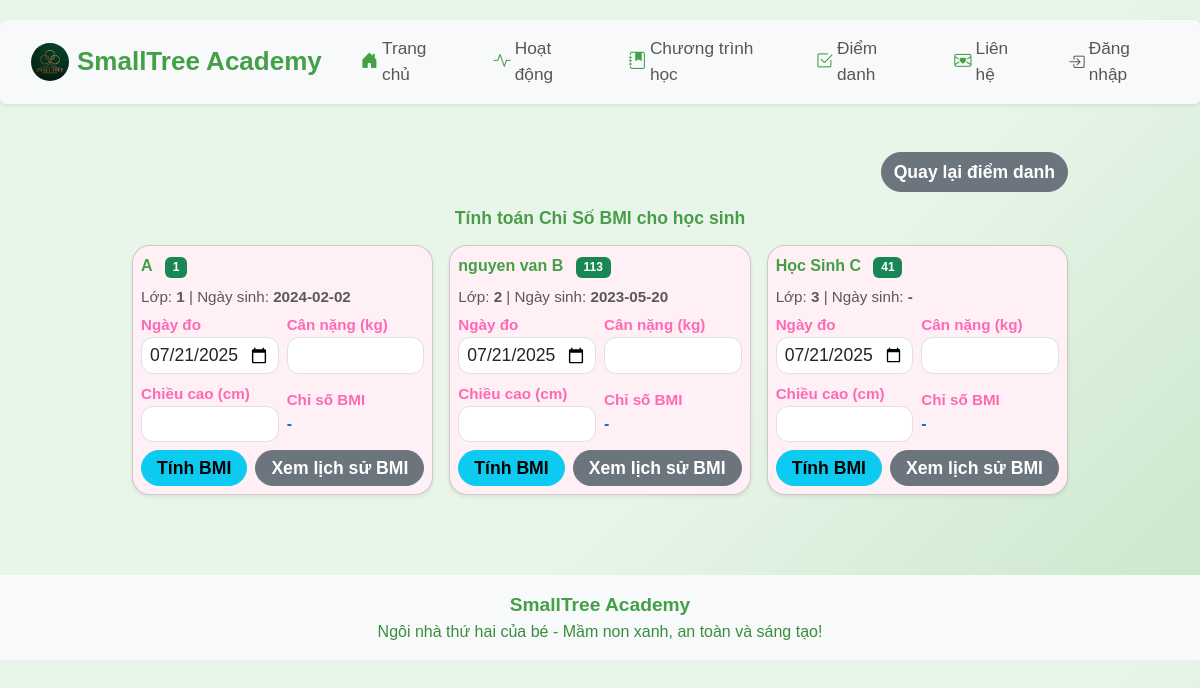
/bmi-index, run on an earlier commit of the app's database.
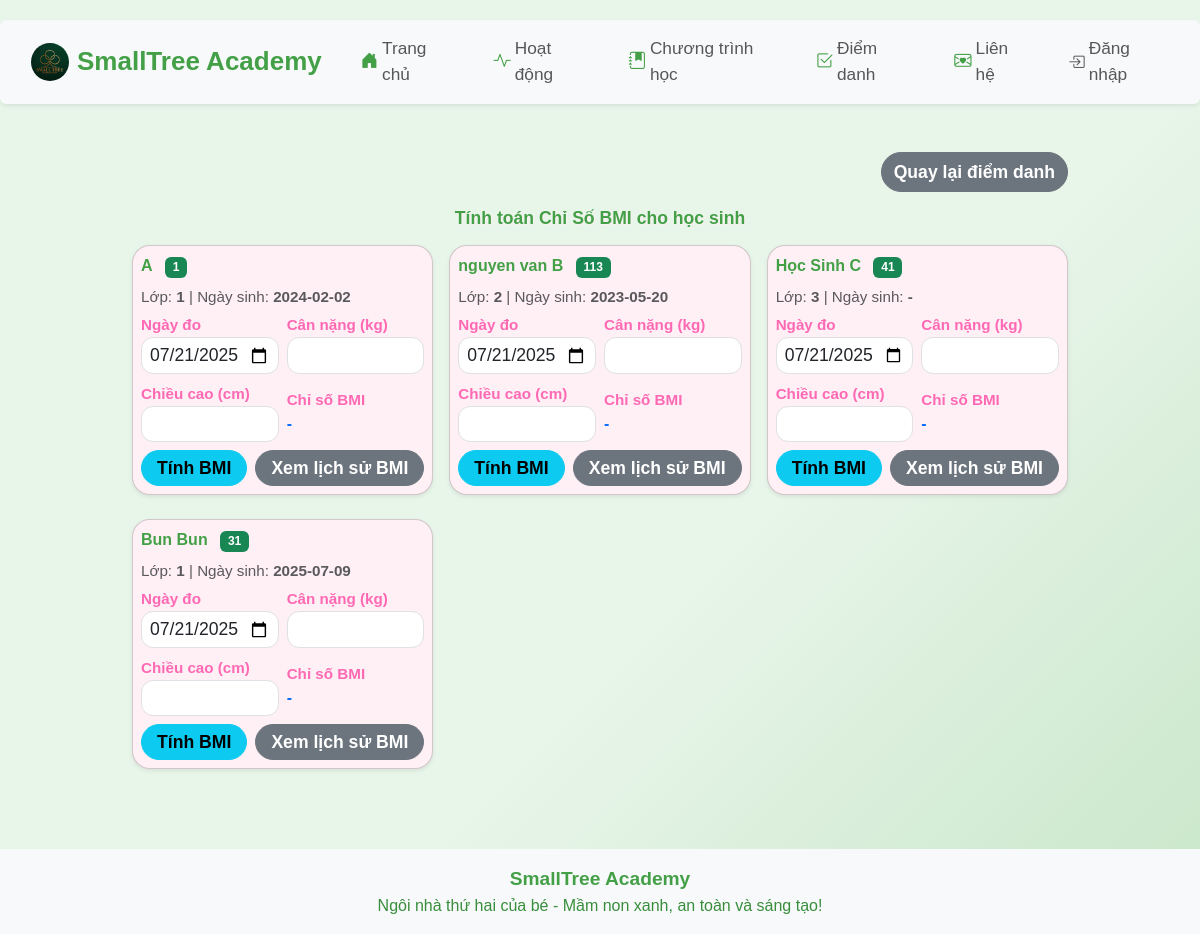
And on a later commit of the database.
### app/models.py (models this page shows)
class Child(db.Model):
    id = db.Column(db.Integer, primary_key=True)
    name = db.Column(db.String(100), nullable=False)
    age = db.Column(db.Integer, nullable=False)
    parent_contact = db.Column(db.String(100), nullable=False)
    class_name = db.Column(db.String(100))
    birth_date = db.Column(db.String(20))
    status = db.Column(db.String(20), default='Chưa điểm danh')
    email = db.Column(db.String(100))
    phone = db.Column(db.String(20))
    password = db.Column(db.String(100))
    student_code = db.Column(db.String(20), unique=True, nullable=True)

### app/routes.py (the view, shortened to what this page needs)
@main.route('/bmi-index', methods=['GET', 'POST'])
def bmi_index():
    students = Child.query.all()
    bmi = None
    bmi_id = None
    bmi_history = {}
    for student in students:
        records = BmiRecord.query.filter_by(student_id=student.id).order_by(BmiRecord.date.desc(), BmiRecord.id.desc()).all()
        filtered = {}
        for record in records:
            date_str = record.date.strftime('%Y-%m-%d')
            if date_str not in filtered:
                filtered[date_str] = record
        bmi_history[student.id] = list(filtered.values())
    current_date_iso = date.today().isoformat()
    return render_template(
        'bmi_index.html',
        title='Chỉ Số BMI',
        students=students,
        bmi=bmi,
        bmi_id=bmi_id,
        bmi_history=bmi_history,
        current_date_iso=current_date_iso,
        mobile=False
    )

### app/__init__.py (called while the page is built)
def create_app():
    app = Flask(__name__)
    app.config['SECRET_KEY'] = 'your-secret-key'
    app.config['SQLALCHEMY_DATABASE_URI'] = 'sqlite:///site.db'
    app.config['SQLALCHEMY_TRACK_MODIFICATIONS'] = False
    db.init_app(app)
    migrate = Migrate(app, db)
    csrf = CSRFProtect(app)
    @app.context_processor
    def inject_csrf_token():
        from flask_wtf.csrf import generate_csrf
        return dict(csrf_token=generate_csrf)
    from app.routes import main
    app.register_blueprint(main)
    return app

### app/templates/bmi_index.html (shortened to what this page needs)
{% extends 'base.html' %}
{% block content %}
<div class="container-fluid mt-4 mb-4 px-0">
    <div class="d-flex justify-content-end mb-3">
        <a href="/attendance" class="btn btn-secondary fw-bold">Quay lại điểm danh</a>
    </div>
    <h2 class="fw-bold text-center mb-3" style="color:#43a047; font-size:1.1em;">Tính toán Chỉ Số BMI cho học sinh</h2>
    <div class="row g-3">
        {% for student in students %}
        <div class="col-12 col-md-6 col-lg-4">
            <div class="card shadow-sm mb-2">
                <div class="card-body p-2">
                    <div class="mb-2">
                        <span class="fw-bold" style="color:#43a047;">{{ student.name }}</span>
                        <span class="badge bg-success ms-2">{{ student.student_code }}</span>
                    </div>
                    <div class="mb-1 text-muted" style="font-size:0.95em;">
                        Lớp: <span class="fw-bold">{{ student.class_name if student.class_name else '-' }}</span> | Ngày sinh: <span class="fw-bold">{{ student.birth_date if student.birth_date else '-' }}</span>
                    </div>
                    <form method="POST" class="row g-2 align-items-center">
                        <div class="col-6">
                            <label class="form-label mb-0" style="font-size:0.95em;">Ngày đo</label>
                            <input type="date" name="date" class="form-control form-control-sm" value="{{ current_date_iso }}" required>
                        </div>
                        <div class="col-6">
                            <label class="form-label mb-0" style="font-size:0.95em;">Cân nặng (kg)</label>
                            <input type="number" step="0.1" min="1" name="weight" class="form-control form-control-sm" required>
                        </div>
                        <div class="col-6">
                            <label class="form-label mb-0" style="font-size:0.95em;">Chiều cao (cm)</label>
                            <input type="number" step="0.1" min="30" name="height" class="form-control form-control-sm" required>
                        </div>
                        <div class="col-6">
                            <label class="form-label mb-0" style="font-size:0.95em;">Chỉ số BMI</label>
                            <div class="fw-bold text-primary">{% if bmi and bmi_id == student.id %}{{ bmi }}{% else %}-{% endif %}</div>
                        </div>
                        <div class="col-12 d-flex gap-2 mt-2">
                            <button type="submit" class="btn btn-info btn-sm flex-fill">Tính BMI</button>
                            <button type="button" class="btn btn-secondary btn-sm flex-fill" onclick="toggleBmiHistory({{ student.id }})">Xem lịch sử BMI</button>
                        </div>
                    </form>
                </div>
            </div>
        </div>
        {% else %}
        <div class="col-12"><div class="alert alert-warning text-center">Chưa có học sinh nào.</div></div>
        {% endfor %}
    </div>
</div>
{% endblock %}

What changed in the data, as far as the page shows it:
added Child: name "Bun Bun", student_code "31", class_name "1", birth_date "2025-07-09", date "07/21/2025"
